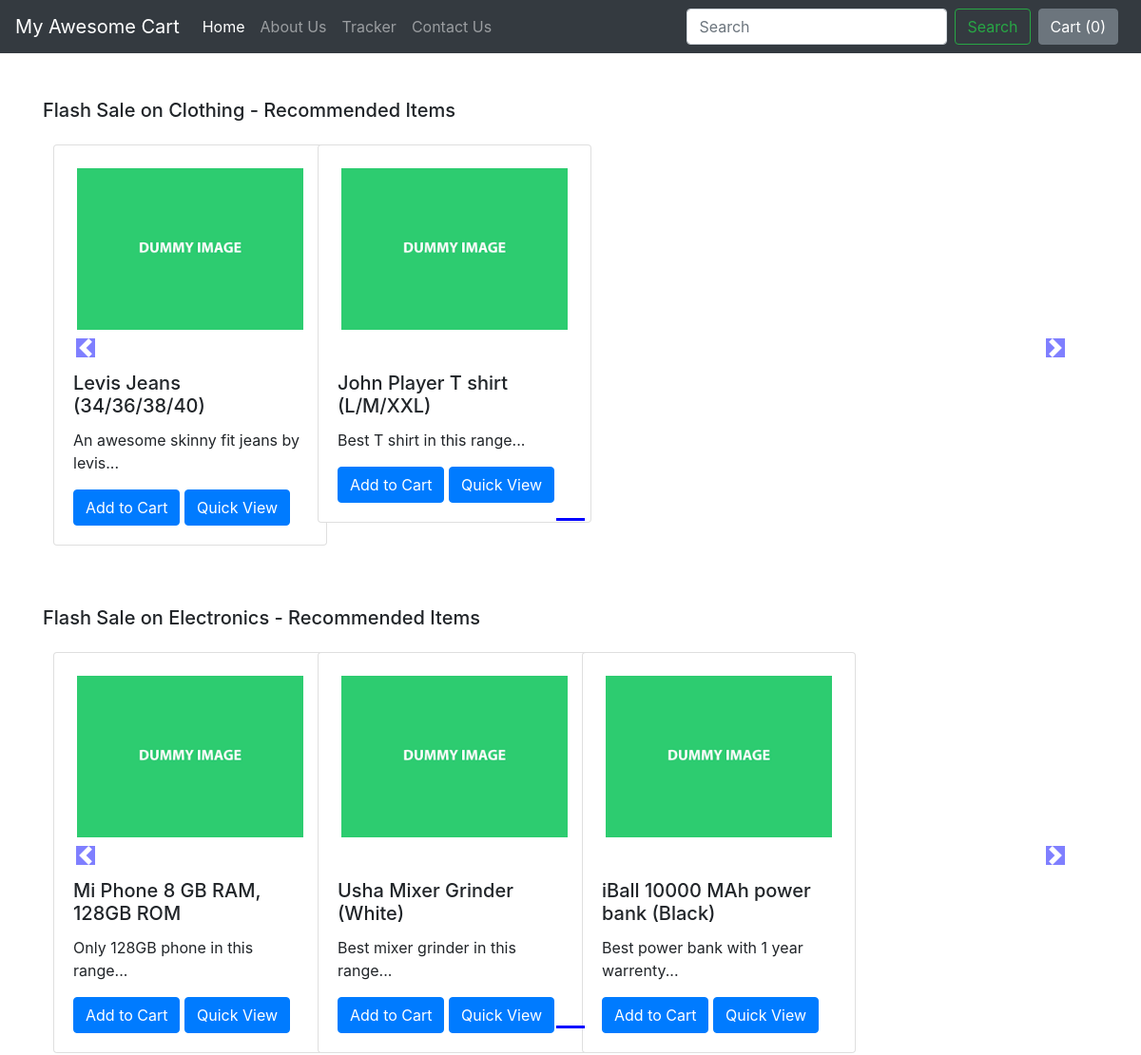
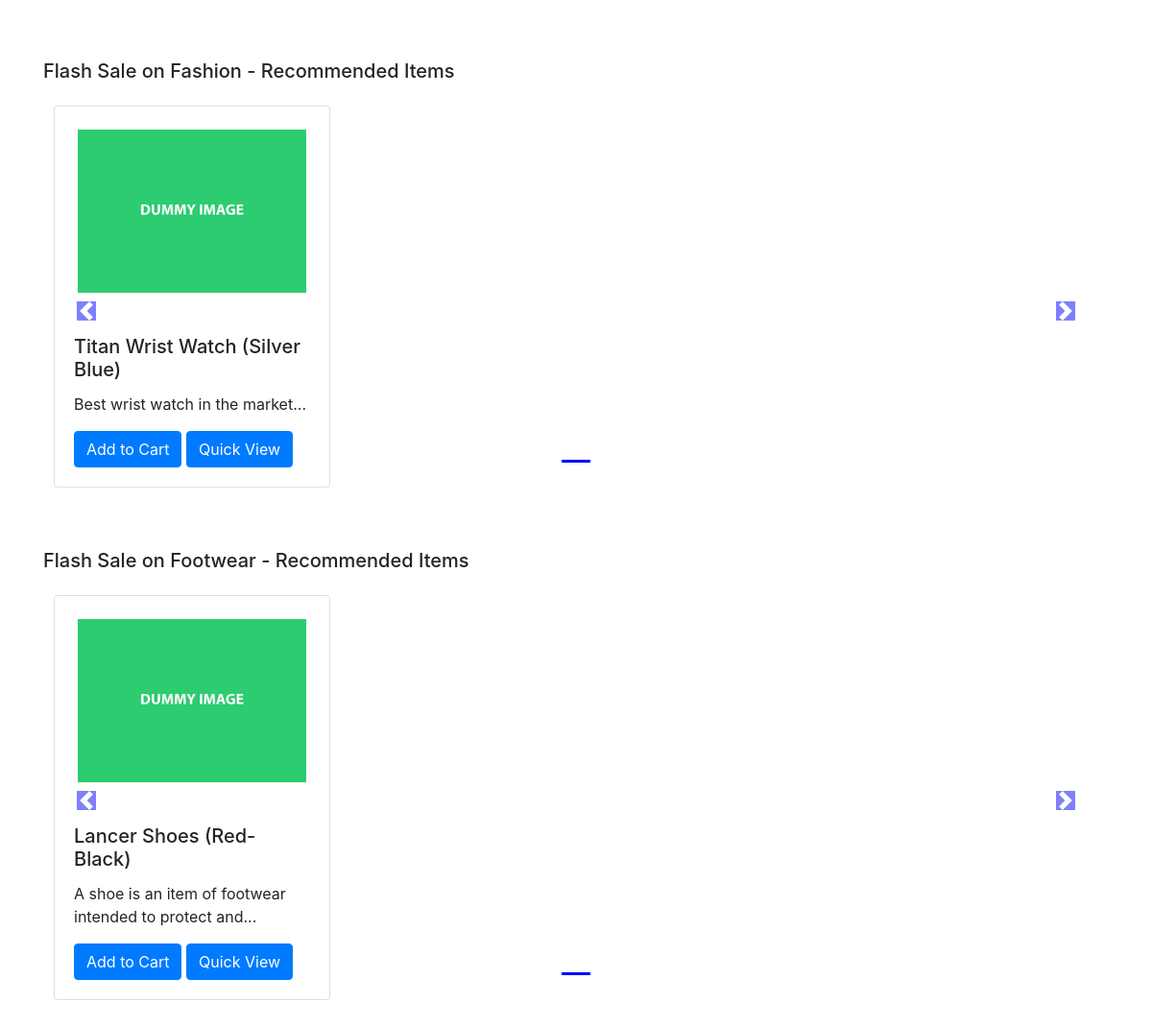
The app's page /shop/ with its own data (2 pictures, top to bottom).
### shop/models.py (models this page shows, shortened)
class Product(models.Model):
	product_id = models.AutoField
	product_name = models.CharField(max_length=50)
	category = models.CharField(max_length = 50, default = "")
	subcategory = models.CharField(max_length = 50, default = "")
	price = models.IntegerField(default = 0)
	desc = models.CharField(max_length=300)
	pub_date = models.DateField()
	image = models.ImageField(upload_to="shop/images", default="")

### shop/views.py (the view)
# urls.py: path("", views.index, name = "ShopHome")
def index(request):
	allProds = []
	catProds = Product.objects.values("category", "id")
	cats = {item["category"] for item in catProds}
	for cat in cats:
		prod = Product.objects.filter(category=cat)
		n = len(prod)
		nSlides = n//4 + ceil((n/4) - (n//4))
		allProds.append([prod, range(1, nSlides), nSlides])
	params = {"allProds" : allProds}
	return render(request, "shop/index.html", params)

### shop/templates/shop/index.html (shortened to what this page needs)
{% extends "shop/basic.html" %}
{% block body %}
{% load static %}
<div class="container mb-5">
	{% for product, range, nSlides in allProds %}
	<h5 class="mt-5">Flash Sale on {{product.0.category}} - Recommended Items</h5>
	<div class="row">
		<div id="demo{{forloop.counter}}" class="col carousel slide my-3" data-ride="carousel">
			<ul class="carousel-indicators">
				<li data-target="#demo{{forloop.counter}}" data-slide-to="0" class="active"></li>
			</ul>
			<div class="container carousel-inner no-padding">
				<div class="carousel-item active">
					{% for i in product %}
					<div class="col-3 col-sm-3 col-md-3">
						<div class="card" style="width: 18rem;">
							<img src="/media/{{i.image}}" class="card-img-top p-4" alt="...">
							<div class="card-body">
								<h5 class="card-title">{{i.product_name}}</h5>
								<p class="card-text">{{i.desc|slice:"0:53"}}...</p>
								<button id="pr{{i.id}}" class="btn btn-primary cart">Add to Cart</button>
								<a href="/shop/products/{{i.id}}">
									<button id="qv{{i.id}}" class="btn btn-primary cart">Quick View</button>
								</a>
							</div>
						</div>
					</div>
					{% endfor %}
				</div>
			</div>
		</div>
		<a href="#demo{{forloop.counter}}" class="carousel-control-prev" data-slide="prev">
			<span class="carousel-control-prev-icon"></span>
		</a>
		<a href="#demo{{forloop.counter}}" class="carousel-control-next" data-slide="next">
			<span class="carousel-control-next-icon"></span>
		</a>
	</div>
	{% endfor %}
</div>
{% endblock %}

### shop/templates/shop/index.html (style rules this page uses)
.col-md-3 { display: inline-block; margin-left: -4px; }
.col-md-3 img { width: 100%; height: 100%; }
.carousel-indicators .active { background-color: blue; }
body .carousel-indicators { bottom: 0; }
body .carousel-control-prev-icon, body .carousel-control-next-icon { background-color: blue; }
.carousel-control-prev, .carousel-control-next { top: auto; bottom: auto; padding-top: 220px; }
body .no-padding { padding-left: 0; padding-right: 0; }

### records on screen
Product: category "Clothing", image (picture), product_name "Levis Jeans (34/36/38/40)", desc "An awesome skinny fit jeans by levis"
Product: image (picture), product_name "John Player T shirt (L/M/XXL)", desc "Best T shirt in this range"
Product: category "Electronics", image (picture), product_name "Mi Phone 8 GB RAM, 128GB ROM", desc "Only 128GB phone in this range"
Product: image (picture), product_name "Usha Mixer Grinder (White)", desc "Best mixer grinder in this range"
Product: image (picture), product_name "iBall 10000 MAh power bank (Black)", desc "Best power bank with 1 year warrenty"
Product: category "Fashion", image (picture), product_name "Titan Wrist Watch (Silver Blue)", desc "Best wrist watch in the market"
Product: category "Footwear", image (picture), product_name "Lancer Shoes (Red-Black)", desc "A shoe is an item of footwear intended to protect and"
